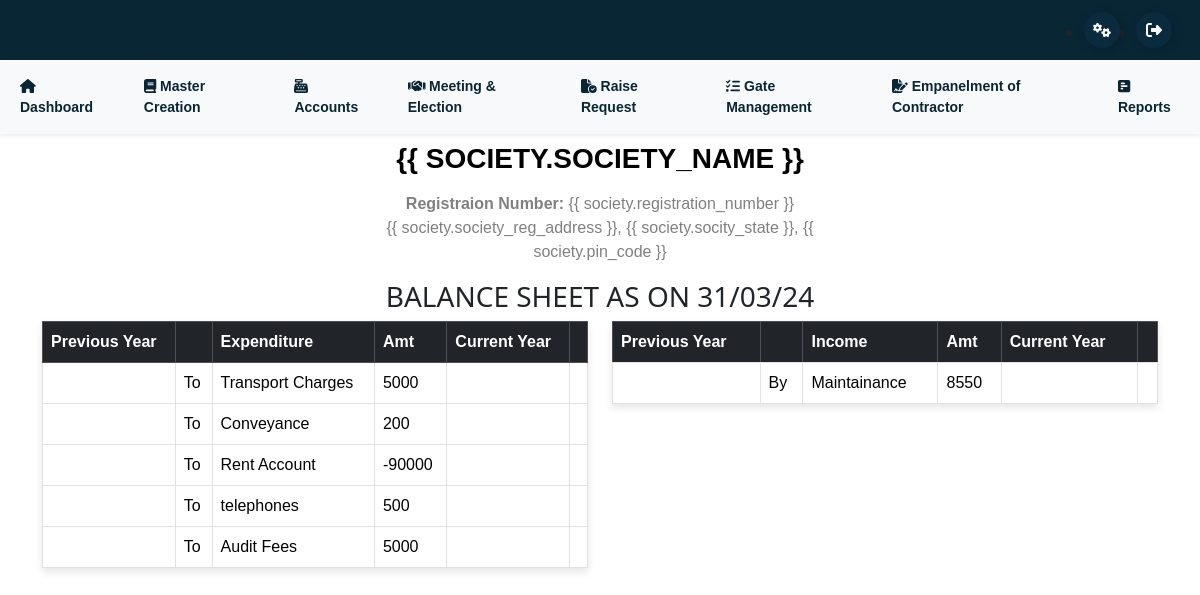
The page /profit_and_loss/ on the database its author committed.
### SocietyApi/models.py (models this page shows, shortened)
class Ledger(models.Model):
    ledger_name = models.CharField(max_length=200)
    nature = models.CharField(max_length=200)
    gst_number = models.CharField(max_length=200)
    alis = models.CharField(max_length=200)
    based_on = models.CharField(max_length=200, null=True, blank=True)
    contact_person_name = models.CharField(max_length=200)
    group_name = models.CharField(max_length=200)
    area = models.CharField(max_length=200, null=True, blank=True)
    contact_person_number = models.CharField(max_length=200)
    pan_number = models.CharField(max_length=200)
    fixed = models.CharField(max_length=200, null=True, blank=True)
    contact_person_email = models.CharField(max_length=200)
    address = models.CharField(max_length=200)
    country = models.CharField(max_length=200)
    state = models.CharField(max_length=200)
    city = models.CharField(max_length=200)
    pin_code = models.CharField(max_length=200)
    beneficiary_name = models.CharField(max_length=200)
    account_no = models.CharField(max_length=200)
    ifsc_code = models.CharField(max_length=200)
    bank_name = models.CharField(max_length=200)
    branch_name = models.CharField(max_length=200, null=True, blank=True)
    opening_balance = models.CharField(max_length=200)
    dr_cr = models.CharField(max_length=200)

### SocietyApp/views.py (the view)
# urls.py: path('profit_and_loss/', views.profit_and_loss, name='profit_and_loss'),
def profit_and_loss(request):
    datatable_columns = [0, 1]
    income_groups = get_all_child_investments(Childs.objects.get(name="Income"), cost_center=False, balance_sheet=True)
    income_groups.append("Income")
    incomes = Ledger.objects.filter(group_name__in=income_groups)
    unique_latest_ids = (
        GeneralLedger.objects.all()
        .values('from_ledger')
        .annotate(max_id=Max('id'))
        .values_list('max_id', flat=True)
    )
    unique_latest_entries = GeneralLedger.objects.filter(id__in=unique_latest_ids).values("from_ledger__ledger_name", 'balance', 'date')
    print("entries ------>", unique_latest_entries)
    expense_groups = get_all_child_investments(Childs.objects.get(name="Expenses"), cost_center=False, balance_sheet=True)
    expense_groups.append("Expenses")
    expense = Ledger.objects.filter(group_name__in=expense_groups)
    return render(request, 'profit_and_loss.html', {
        'datatable_columns': datatable_columns,
        'incomes': incomes, 'expense': expense,
        'unique_latest_entries': unique_latest_entries,
    })

### SocietyApp/context_processors.py (called while the page is built)
def global_context(request):
    society_exists = SocietyCreation.objects.exists()
    return {'society_exists': society_exists}

### SocietyApp/models.py (called while the page is built)
    def __str__(self):
        return self.name

### SocietyApp/views.py (called while the page is built)
def get_all_child_investments(parent, cost_center=False, balance_sheet=False):
    all_childs = []
    balance_sheet_childs = []
    def traverse_children(investment, depth=0):
        child = 0
        if cost_center:
            children = investment.cost_center.all()
        else:
            children = investment.children.all()
        if children:
            for child in children:
                show = f"{'→'* depth} {child}"
                if balance_sheet:
                    balance_sheet_childs.append(child)
                else:
                    all_childs.append(show)
                traverse_children(child, depth + 1)
    traverse_children(parent)
    if balance_sheet:
        return balance_sheet_childs
    return all_childs

### templates/profit_and_loss.html (shortened to what this page needs)
{% extends 'base.html' %}
{% load static %}
{% block body %}
<div class="container">
    <div class="row">
        <div class="col-lg-5 ms-auto me-auto" id="societyHead">
          {% verbatim %}
          <div class="text-center mt-2" id="print-head">
            <h3 id="heading" style="color: #000 !important; font-family: 'Calibri', sans-serif;"><b>{{ society.society_name }}</b></h3>
            <p style="font-family: 'Calibri', sans-serif;" class="mt-3 p-0 mb-0 print-head-content"><b>Registraion Number: </b> <span>{{ society.registration_number }}</span></p>
            <p style="font-family: 'Calibri', sans-serif;" class="print-head-content">{{ society.society_reg_address }}, {{ society.socity_state }}, {{ society.pin_code }}</p>
          </div>
          {% endverbatim %}
        </div>
    </div>
    <div class="row">
      <h3 class="text-center">BALANCE SHEET AS ON 31/03/24</h3>
      <div class="col-lg-6">
        <table class="table table-bordered">
          <thead class="table-dark">
            <tr>
              <th scope="col">Previous Year</th>
              <th></th>
              <th scope="col">Expenditure</th>
              <th>Amt</th>
              <th scope="col">Current Year</th>
              <th></th>
            </tr>
          </thead>
          <tbody>
            {% for expense_ledger in expense %}
            <tr>
              {% for amt in unique_latest_entries %}
                  {% if amt.from_ledger__ledger_name == expense_ledger.ledger_name %}
                      <td></td>
                      <td>To</td>
                      <td>{{ expense_ledger.ledger_name }}</td>
                      <td>{{ amt.balance }}</td>
                      <td></td>
                      <td></td>
                  {% endif %}
              {% endfor %}
            </tr>
            {% endfor %}
          </tbody>
        </table>
      </div>
      <div class="col-lg-6">
        <table class="table table-bordered">
          <thead class="table-dark">
            <tr>
              <th scope="col">Previous Year</th>
              <th></th>
              <th scope="col">Income</th>
              <th>Amt</th>
              <th scope="col">Current Year</th>
              <th></th>
            </tr>
          </thead>
          <tbody>
            {% for income_ledger in incomes %}
            <tr>
              {% for amt in unique_latest_entries %}
                  {% if amt.from_ledger__ledger_name == income_ledger.ledger_name %}
                      <td></td>
                      <td>By</td>
                      <td>{{ income_ledger.ledger_name }}</td>
                      <td>{{ amt.balance }}</td>
                      <td></td>
                      <td></td>
                  {% endif %}
              {% endfor %}
            </tr>
            {% endfor %}
          </tbody>
        </table>
      </div>
    </div>
</div>
{% endblock body %}

### templates/base.html (shortened to what this page needs)
{% load static %}
<!DOCTYPE html>
<html lang="en">
<head>
    <link href="https://cdn.jsdelivr.net/npm/bootstrap@5.3.2/dist/css/bootstrap.min.css" rel="stylesheet"
>
    <link rel="stylesheet" href="https://cdnjs.cloudflare.com/ajax/libs/font-awesome/6.4.2/css/all.min.css"
 />
    <link rel="stylesheet" href="{% static '/css/society_common.css' %}">
    <link rel="stylesheet" href="https://cdnjs.cloudflare.com/ajax/libs/toastr.js/latest/toastr.min.css">
    <link rel="stylesheet" href="https://cdn.datatables.net/1.13.7/css/jquery.dataTables.min.css">
    <link rel="stylesheet" href="https://cdn.datatables.net/fixedcolumns/4.3.0/css/fixedColumns.dataTables.min.css">
    <link rel="stylesheet" href="https://cdn.datatables.net/buttons/2.4.2/css/buttons.dataTables.min.css">
    <link rel="stylesheet" href="https://cdn.datatables.net/searchbuilder/1.6.0/css/searchBuilder.dataTables.min.css">
    <link rel="stylesheet" href="https://cdn.datatables.net/datetime/1.5.1/css/dataTables.dateTime.min.css">
    <link href="https://cdnjs.cloudflare.com/ajax/libs/select2/4.0.13/css/select2.min.css" rel="stylesheet">
</head>
<body>
    <div class="header">
        <div class="container-fluid d-flex" style="background-color: #092635; height: 60px;">
            <ul class="align-items-center ms-auto me-3 d-flex gap-3 m-2">
                <li>
                    <button class="Btn" style="background-color: #0e3d5542;">
                        <div class="sign"><i class="fas fa-cogs"></i></div>
                    </button>
                </li>
                <li>
                    <button class="Btn" style="background-color: #0e3d5542;">
                        <div class="sign"><i class="fas fa-sign-out-alt"></i></div>
                    </button>
                </li>
            </ul>
        </div>
    </div>
    <div class="top-navbar">
        <nav class="navbar shadow-sm navbar-expand-lg bg-body-tertiary">
            <div class="container-fluid">
                <div class="collapse navbar-collapse" id="navbarSupportedContent">
                    <ul class="navbar-nav gap-4 ms-auto me-auto mb-2 mb-lg-0"
                        style="font-family: 'Calibri', sans-serif;">
                        <li class="nav-item">
                            <a class="nav-link nav-texxt"  href="{% url 'member_dashboard' %}">
                                <span><i class="fa-solid fa-house"></i></span> Dashboard
                            </a>
                        </li>
                        <li class="nav-item dropdown">
                            <a class="nav-link nav-texxt" href="#" role="button" data-bs-toggle="dropdown"
                                aria-expanded="false">
                                <span><i class="fa-solid fa-book"></i></span>
                                Master Creation
                            </a>
                        </li>
                        <li class="nav-item dropdown">
                            <a class="nav-link nav-texxt" href="#" role="button" data-bs-toggle="dropdown" aria-expanded="false">
                               <span><i class="fa-solid fa-cash-register"></i></span> Accounts
                            </a>
                        </li>
                        <li class="nav-item dropdown">
                            <a class="nav-link nav-texxt" href="#" role="button" data-bs-toggle="dropdown" aria-expanded="false">
                                <span><i class="fa-solid fa-handshake"></i></span> Meeting & Election
                            </a>
                        </li>
                        <li class="nav-item dropdown">
                            <a class="nav-link nav-texxt" href="#" role="button" data-bs-toggle="dropdown" aria-expanded="false">
                               <span><i class="fa-solid fa-file-circle-check"></i></span> Raise Request
                            </a>
                        </li>
                        <li class="nav-item dropdown">
                            <a class="nav-link nav-texxt" href="#" role="button" data-bs-toggle="dropdown" aria-expanded="false">
                               <span><i class="fa-solid fa-list-check"></i></span> Gate Management
                            </a>
                        </li>
                        <li class="nav-item dropdown">
                            <a class="nav-link nav-texxt" href="#" role="button" data-bs-toggle="dropdown" aria-expanded="false">
                               <span><i class="fa-solid fa-file-signature"></i></span> Empanelment of Contractor
                            </a>
                        </li>
                        <li class="nav-item dropdown">
                            <a class="nav-link nav-texxt" href="#" role="button" data-bs-toggle="dropdown" aria-expanded="false">
                                <span><i class="fa-solid fa-square-poll-horizontal"></i></span> Reports
                            </a>
                        </li>
                    </ul>
                </div>
            </div>
        </nav>
    </div>
    {% block body %}
    {% endblock body %}
</body>
</html>

### static/css/society_common.css (style rules this page uses)
* { margin: 0; padding: 0 }
p { color: grey }
#heading { text-transform: uppercase; color: #2b96f1; font-weight: bold; }
.nav-texxt { font-weight: bold; color: #092635; font-family: 'Calibri', sans-serif; font-size: 14px; }
th, td { white-space: nowrap; }
table { border-collapse: collapse; width: 100%; font-family: 'Calibri', sans-serif; }
thead th { padding: 10px; text-align: left; font-weight: bold; }
thead th:nth-child(1), thead th:nth-child(2) { position: sticky; left: 0; z-index: 2; }
table { box-shadow: 0 4px 8px rgba(0, 0, 0, 0.1); }
* { box-sizing: border-box; margin: 0; padding: 0; }
.Btn { display: flex; align-items: center; justify-content: flex-start; width: 36px; height: 36px; border: none; border-radius: 50%; cursor: pointer; position: relative; overflow: hidden; transition-duration: .3s; box-shadow: 2px 2px 10px rgba(0, 2, 2, 0.199); }
.sign { width: 100%; transition-duration: .3s; display: flex; align-items: center; justify-content: center; }
.sign svg { width: 18px; }

### rows shown on the page
Ledger: ledger_name "Transport Charges", balance "5000"
Ledger: ledger_name "Conveyance", balance "200"
Ledger: ledger_name "Rent Account", balance "-90000"
Ledger: ledger_name "telephones", balance "500"
Ledger: ledger_name "Audit Fees", balance "5000"
Ledger: ledger_name "Maintainance", balance "8550"
